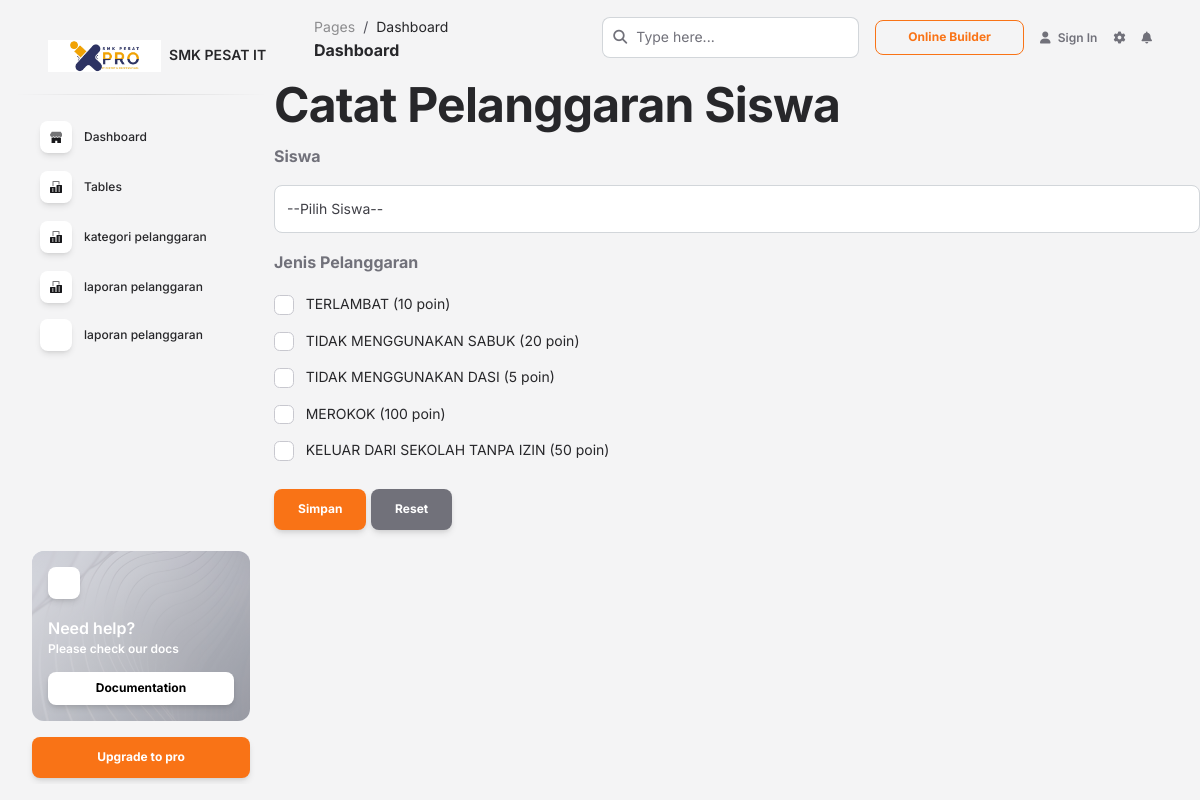
The page /pages/catat.php on the database its author committed.
### tables this page shows
CREATE TABLE `tbl_kategori` (
  `id_kategori` int(50) NOT NULL,
  `nama_pelangaran` varchar(50) NOT NULL,
  `poin` int(50) NOT NULL
);

### pages/catat.php (the view, shortened to what this page needs)
<?php
include "header.php";
include "../koneksi.php";
$sql_kategori = "SELECT * FROM tbl_kategori";
$data_kategori = mysqli_query($koneksi, $sql_kategori);
?>
<html>
<head>
</head>
<body class="p-4">
  <h1>Catat Pelanggaran Siswa</h1>
  <form method="POST">
    <p><strong>Siswa</strong></p>
    <select class="form-control form-control-lg mb-3" name="id_siswa" required>
      <option value="">--Pilih Siswa--</option>
    </select>
    <p><strong>Jenis Pelanggaran</strong></p>
    <?php foreach ($data_kategori as $kategori): ?>
      <div class="form-check mb-1">
        <input class="form-check-input" type="checkbox" name="id_kategori[]" value="<?= $kategori['id_kategori'] ?>"
          id="kategori<?= $kategori['id_kategori'] ?>">
        <label class="form-check-label" for="kategori<?= $kategori['id_kategori'] ?>">
          <?= $kategori['nama_pelangaran'] ?> (<?= $kategori['poin'] ?> poin)
        </label>
      </div>
    <?php endforeach; ?>
    <button type="submit" name="simpan" class="btn btn-primary mt-3">Simpan</button>
    <button type="reset" class="btn btn-secondary mt-3">Reset</button>
  </form>
</body>
</html>

### rows shown on the page
tbl_kategori: nama_pelangaran "TERLAMBAT", poin "10"
tbl_kategori: nama_pelangaran "TIDAK MENGGUNAKAN SABUK", poin "20"
tbl_kategori: nama_pelangaran "TIDAK MENGGUNAKAN DASI", poin "5"
tbl_kategori: nama_pelangaran "MEROKOK", poin "100"
tbl_kategori: nama_pelangaran "KELUAR DARI SEKOLAH TANPA IZIN", poin "50"
